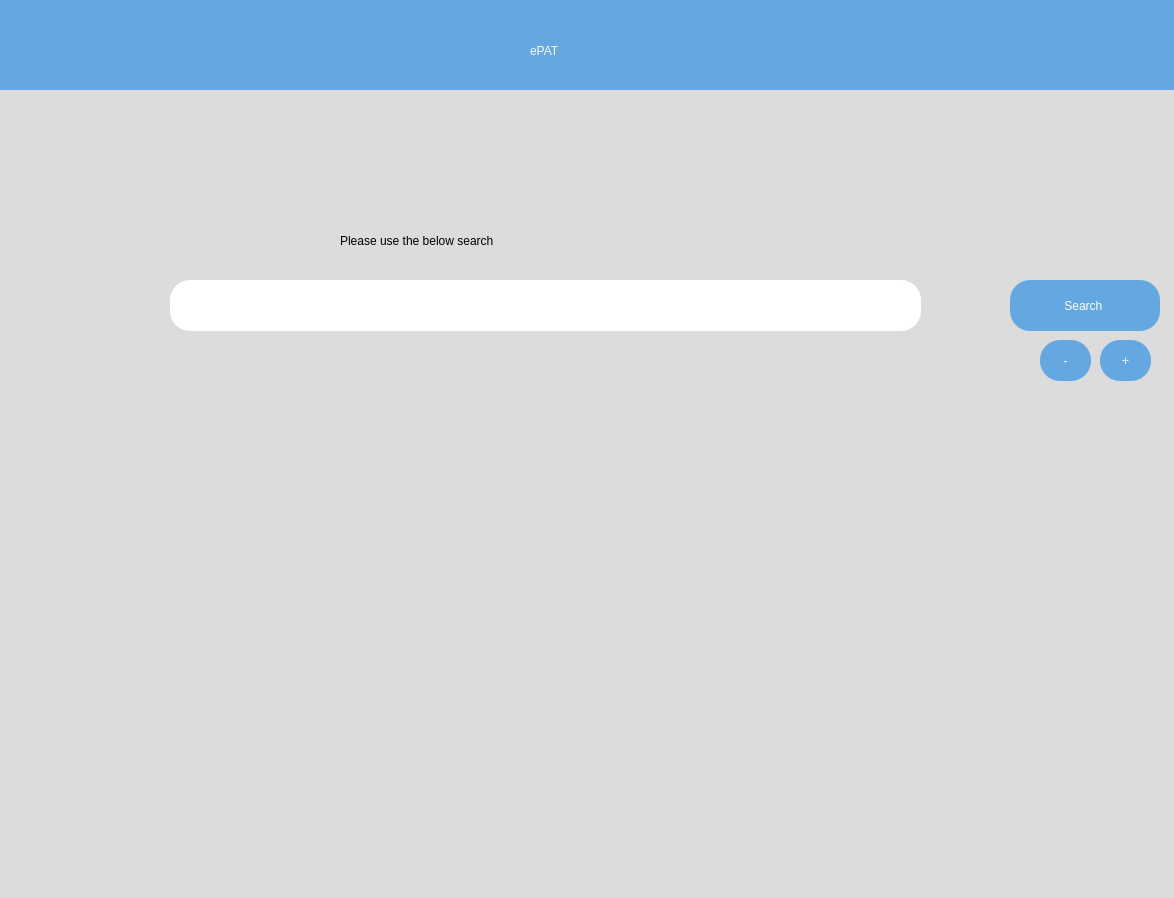
<?xml version="1.0" encoding="UTF-8"?>
<ui version="4.0">
 <class>Dialog</class>
 <widget class="QDialog" name="Dialog">
  <property name="geometry">
   <rect>
    <x>0</x>
    <y>0</y>
    <width>1174</width>
    <height>898</height>
   </rect>
  </property>
  <property name="windowTitle">
   <string>Dialog</string>
  </property>
  <widget class="QWidget" name="widget" native="true">
   <property name="geometry">
    <rect>
     <x>-20</x>
     <y>0</y>
     <width>1200</width>
     <height>900</height>
    </rect>
   </property>
   <property name="styleSheet">
    <string notr="true">background-color: rgb(220, 220, 220);</string>
   </property>
   <widget class="QWidget" name="widget_2" native="true">
    <property name="geometry">
     <rect>
      <x>10</x>
      <y>0</y>
      <width>1200</width>
      <height>90</height>
     </rect>
    </property>
    <property name="styleSheet">
     <string notr="true">background-color: rgb(100, 167, 225)</string>
    </property>
    <widget class="QLabel" name="label">
     <property name="geometry">
      <rect>
       <x>540</x>
       <y>20</y>
       <width>141</width>
       <height>61</height>
      </rect>
     </property>
     <property name="styleSheet">
      <string notr="true">font: 75 36pt &quot;Arial&quot;;
color: rgb(255, 255, 255);
</string>
     </property>
     <property name="text">
      <string>ePAT</string>
     </property>
    </widget>
   </widget>
   <widget class="QTextEdit" name="textEdit">
    <property name="geometry">
     <rect>
      <x>190</x>
      <y>280</y>
      <width>751</width>
      <height>51</height>
     </rect>
    </property>
    <property name="styleSheet">
     <string notr="true">border-radius: 20px;
font: 16pt &quot;Arial&quot;;
background-color: rgb(255, 255, 255);</string>
    </property>
   </widget>
   <widget class="QPushButton" name="search">
    <property name="geometry">
     <rect>
      <x>1030</x>
      <y>280</y>
      <width>150</width>
      <height>51</height>
     </rect>
    </property>
    <property name="styleSheet">
     <string notr="true">font: 75 20pt &quot;Arial&quot;;
background-color: rgb(100, 167, 225);
border-radius:20px;
color:rgb(255, 255, 255);</string>
    </property>
    <property name="text">
     <string>Search </string>
    </property>
   </widget>
   <widget class="QLabel" name="label_2">
    <property name="geometry">
     <rect>
      <x>360</x>
      <y>210</y>
      <width>431</width>
      <height>61</height>
     </rect>
    </property>
    <property name="styleSheet">
     <string notr="true">font: 75 20pt &quot;Arial&quot;;</string>
    </property>
    <property name="text">
     <string>Please use the below search </string>
    </property>
   </widget>
   <widget class="QPushButton" name="pushButton">
    <property name="geometry">
     <rect>
      <x>1120</x>
      <y>340</y>
      <width>51</width>
      <height>41</height>
     </rect>
    </property>
    <property name="styleSheet">
     <string notr="true">border-radius:20px;
color: rgb(255, 255, 255);
font: 75 12pt &quot;MS Shell Dlg 2&quot;;
background-color: rgb(100, 167, 225);</string>
    </property>
    <property name="text">
     <string>+</string>
    </property>
   </widget>
   <widget class="QPushButton" name="pushButton_2">
    <property name="geometry">
     <rect>
      <x>1060</x>
      <y>340</y>
      <width>51</width>
      <height>41</height>
     </rect>
    </property>
    <property name="styleSheet">
     <string notr="true">border-radius:20px;
color: rgb(255, 255, 255);
font: 75 12pt &quot;MS Shell Dlg 2&quot;;
background-color: rgb(100, 167, 225);</string>
    </property>
    <property name="text">
     <string>-</string>
    </property>
   </widget>
  </widget>
 </widget>
 <resources/>
 <connections/>
</ui>
